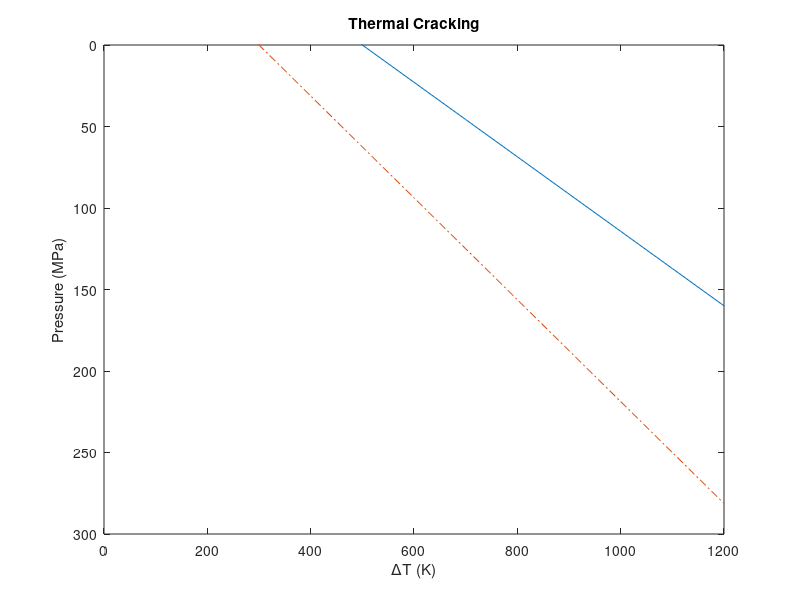

Source code (MATLAB): (Note: this script raises an error after producing the figure.)
function plotMicrofractureStress
% this is an older file written prior to reproducing the model's
% details.  It's a sound idea to use a linearized model, but it's
% reassuring that the results could be reproduced.

% Reproduction of the critical results from DeMartin Et Al 2004.
% Linearization of P and T at which microfracturing occurs in olivine,
% assuming this boundary is defined by critical stress intensity, K_IC =
% 0.6 MPa m^(1/2), as measured by the authors (+- 0.3) for olivine, and modeled
% using Friedrich and Wong (1986) and Evans and Clark (1980).

figure(3333);clf
delT = 0:100:1200;

b = 500;
m = (0-160)/(b-1200);
P_100micron = m*(delT - b);

b = 300;
m = (50-300)/(b-1100);
P_1mm = m*(delT - b);

plot(delT,P_100micron,delT,P_1mm,'-.');
axis([0 1200 0 300]);
set(gca,'YDir','reverse');
title('Thermal Cracking');
ylabel('Pressure (MPa)');
xlabel('\DeltaT (K)');
gtext('100 \mum');
gtext('1 mm');